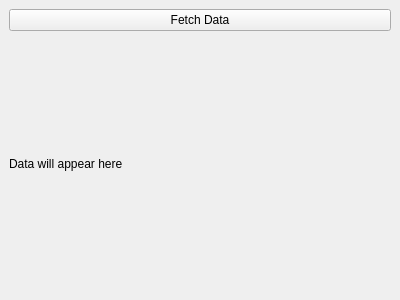
<?xml version="1.0" encoding="UTF-8"?>
<ui version="4.0">
 <class>MainWindow</class>
 <widget class="QMainWindow" name="MainWindow">
  <property name="geometry">
   <rect>
    <x>0</x>
    <y>0</y>
    <width>400</width>
    <height>300</height>
   </rect>
  </property>
  <widget class="QWidget" name="centralWidget">
   <layout class="QVBoxLayout" name="verticalLayout">
    <item>
     <widget class="QPushButton" name="fetchDataButton">
      <property name="text">
       <string>Fetch Data</string>
      </property>
     </widget>
    </item>
    <item>
     <widget class="QLabel" name="outputLabel">
      <property name="text">
       <string>Data will appear here</string>
      </property>
     </widget>
    </item>
   </layout>
  </widget>
 </widget>
 <resources/>
 <connections/>
</ui>
